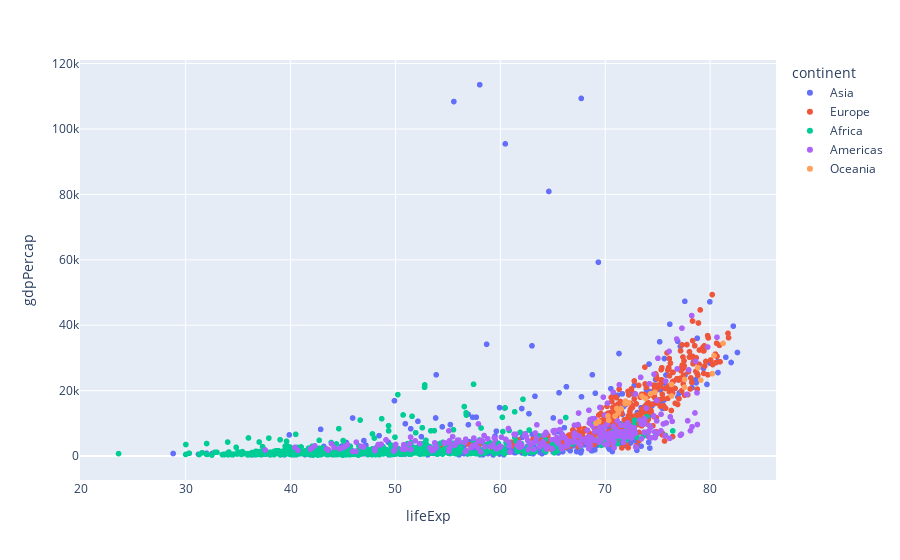

Write notebook code for a chart like this one.
### Code cell
fig = px.scatter(gap, x = "lifeExp", y = "gdpPercap", color = "continent", hover_data = ['country', 'year'])
fig.show()

### Figure 1 — Plotly figure (JSON) as saved in the notebook; plotly's stock layout.template omitted (floating-point values rounded to 4 significant figures; data arrays with more than 128 entries replaced by an {"elided": "..."} marker saying what was removed)
{"data": [{"customdata": {"elided": "396x2 mixed values"}, "hovertemplate": "continent=Asia<br>lifeExp=%{x}<br>gdpPercap=%{y}<br>country=%{customdata[0]}<br>year=%{customdata[1]}<extra></extra>", "legendgroup": "Asia", "marker": {"color": "#636efa", "symbol": "circle"}, "mode": "markers", "name": "Asia", "showlegend": true, "type": "scattergl", "x": {"elided": "396 float values"}, "xaxis": "x", "y": {"elided": "396 float values"}, "yaxis": "y"}, {"customdata": {"elided": "360x2 mixed values"}, "hovertemplate": "continent=Europe<br>lifeExp=%{x}<br>gdpPercap=%{y}<br>country=%{customdata[0]}<br>year=%{customdata[1]}<extra></extra>", "legendgroup": "Europe", "marker": {"color": "#EF553B", "symbol": "circle"}, "mode": "markers", "name": "Europe", "showlegend": true, "type": "scattergl", "x": {"elided": "360 float values"}, "xaxis": "x", "y": {"elided": "360 float values"}, "yaxis": "y"}, {"customdata": {"elided": "624x2 mixed values"}, "hovertemplate": "continent=Africa<br>lifeExp=%{x}<br>gdpPercap=%{y}<br>country=%{customdata[0]}<br>year=%{customdata[1]}<extra></extra>", "legendgroup": "Africa", "marker": {"color": "#00cc96", "symbol": "circle"}, "mode": "markers", "name": "Africa", "showlegend": true, "type": "scattergl", "x": {"elided": "624 float values"}, "xaxis": "x", "y": {"elided": "624 float values"}, "yaxis": "y"}, {"customdata": {"elided": "300x2 mixed values"}, "hovertemplate": "continent=Americas<br>lifeExp=%{x}<br>gdpPercap=%{y}<br>country=%{customdata[0]}<br>year=%{customdata[1]}<extra></extra>", "legendgroup": "Americas", "marker": {"color": "#ab63fa", "symbol": "circle"}, "mode": "markers", "name": "Americas", "showlegend": true, "type": "scattergl", "x": {"elided": "300 float values"}, "xaxis": "x", "y": {"elided": "300 float values"}, "yaxis": "y"}, {"customdata": [["Australia", 1952], ["Australia", 1957], ["Australia", 1962], ["Australia", 1967], ["Australia", 1972], ["Australia", 1977], ["Australia", 1982], ["Australia", 1987], ["Australia", 1992], ["Australia", 1997], ["Australia", 2002], ["Australia", 2007], ["New Zealand", 1952], ["New Zealand", 1957], ["New Zealand", 1962], ["New Zealand", 1967], ["New Zealand", 1972], ["New Zealand", 1977], ["New Zealand", 1982], ["New Zealand", 1987], ["New Zealand", 1992], ["New Zealand", 1997], ["New Zealand", 2002], ["New Zealand", 2007]], "hovertemplate": "continent=Oceania<br>lifeExp=%{x}<br>gdpPercap=%{y}<br>country=%{customdata[0]}<br>year=%{customdata[1]}<extra></extra>", "legendgroup": "Oceania", "marker": {"color": "#FFA15A", "symbol": "circle"}, "mode": "markers", "name": "Oceania", "showlegend": true, "type": "scattergl", "x": [69.12, 70.33, 70.93, 71.1, 71.93, 73.49, 74.74, 76.32, 77.56, 78.83, 80.37, 81.23, 69.39, 70.26, 71.24, 71.52, 71.89, 72.22, 73.84, 74.32, 76.33, 77.55, 79.11, 80.2], "xaxis": "x", "y": [10040.0, 10950.0, 12220.0, 14530.0, 16790.0, 18330.0, 19480.0, 21890.0, 23420.0, 27000.0, 30690.0, 34440.0, 10560.0, 12250.0, 13180.0, 14460.0, 16050.0, 16230.0, 17630.0, 19010.0, 18360.0, 21050.0, 23190.0, 25190.0], "yaxis": "y"}], "layout": {"legend": {"title": {"text": "continent"}, "tracegroupgap": 0}, "margin": {"t": 60}, "xaxis": {"anchor": "y", "domain": [0, 1], "title": {"text": "lifeExp"}}, "yaxis": {"anchor": "x", "domain": [0, 1], "title": {"text": "gdpPercap"}}}}
